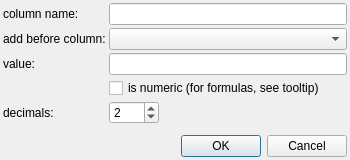
<?xml version="1.0" encoding="UTF-8"?>
<ui version="4.0">
 <class>AddColumnDialog</class>
 <widget class="QDialog" name="AddColumnDialog">
  <property name="geometry">
   <rect>
    <x>0</x>
    <y>0</y>
    <width>350</width>
    <height>160</height>
   </rect>
  </property>
  <property name="minimumSize">
   <size>
    <width>350</width>
    <height>160</height>
   </size>
  </property>
  <property name="windowTitle">
   <string>Add column</string>
  </property>
  <layout class="QGridLayout" name="gridLayout">
   <property name="leftMargin">
    <number>3</number>
   </property>
   <property name="topMargin">
    <number>3</number>
   </property>
   <property name="rightMargin">
    <number>3</number>
   </property>
   <property name="bottomMargin">
    <number>3</number>
   </property>
   <property name="spacing">
    <number>3</number>
   </property>
   <item row="5" column="1">
    <widget class="QSpinBox" name="decimals">
     <property name="minimumSize">
      <size>
       <width>50</width>
       <height>0</height>
      </size>
     </property>
     <property name="value">
      <number>2</number>
     </property>
    </widget>
   </item>
   <item row="2" column="0">
    <widget class="QLabel" name="label_3">
     <property name="text">
      <string>value:</string>
     </property>
    </widget>
   </item>
   <item row="0" column="0">
    <widget class="QLabel" name="label">
     <property name="text">
      <string>column name:</string>
     </property>
    </widget>
   </item>
   <item row="1" column="0">
    <widget class="QLabel" name="label_2">
     <property name="text">
      <string>add before column:</string>
     </property>
    </widget>
   </item>
   <item row="5" column="0">
    <widget class="QLabel" name="label_5">
     <property name="text">
      <string>decimals:</string>
     </property>
    </widget>
   </item>
   <item row="5" column="2">
    <spacer name="horizontalSpacer">
     <property name="orientation">
      <enum>Qt::Orientation::Horizontal</enum>
     </property>
     <property name="sizeHint" stdset="0">
      <size>
       <width>40</width>
       <height>20</height>
      </size>
     </property>
    </spacer>
   </item>
   <item row="4" column="1" colspan="2">
    <widget class="QCheckBox" name="formula">
     <property name="toolTip">
      <string>Hint: To sum up the value in the first two
columns the formula '[0] + [1]' would be used.</string>
     </property>
     <property name="text">
      <string>is numeric (for formulas, see tooltip)</string>
     </property>
    </widget>
   </item>
   <item row="8" column="0" colspan="3">
    <widget class="QDialogButtonBox" name="buttonBox">
     <property name="orientation">
      <enum>Qt::Orientation::Horizontal</enum>
     </property>
     <property name="standardButtons">
      <set>QDialogButtonBox::StandardButton::Cancel|QDialogButtonBox::StandardButton::Ok</set>
     </property>
    </widget>
   </item>
   <item row="2" column="1" colspan="2">
    <widget class="QLineEdit" name="value"/>
   </item>
   <item row="1" column="1" colspan="2">
    <widget class="QComboBox" name="pos_col">
     <property name="sizePolicy">
      <sizepolicy hsizetype="Expanding" vsizetype="Fixed">
       <horstretch>0</horstretch>
       <verstretch>0</verstretch>
      </sizepolicy>
     </property>
    </widget>
   </item>
   <item row="0" column="1" colspan="2">
    <widget class="QLineEdit" name="name"/>
   </item>
   <item row="7" column="0" colspan="3">
    <spacer name="verticalSpacer">
     <property name="orientation">
      <enum>Qt::Orientation::Vertical</enum>
     </property>
     <property name="sizeHint" stdset="0">
      <size>
       <width>20</width>
       <height>40</height>
      </size>
     </property>
    </spacer>
   </item>
  </layout>
 </widget>
 <resources/>
 <connections>
  <connection>
   <sender>buttonBox</sender>
   <signal>accepted()</signal>
   <receiver>AddColumnDialog</receiver>
   <slot>accept()</slot>
   <hints>
    <hint type="sourcelabel">
     <x>248</x>
     <y>254</y>
    </hint>
    <hint type="destinationlabel">
     <x>157</x>
     <y>274</y>
    </hint>
   </hints>
  </connection>
  <connection>
   <sender>buttonBox</sender>
   <signal>rejected()</signal>
   <receiver>AddColumnDialog</receiver>
   <slot>reject()</slot>
   <hints>
    <hint type="sourcelabel">
     <x>316</x>
     <y>260</y>
    </hint>
    <hint type="destinationlabel">
     <x>286</x>
     <y>274</y>
    </hint>
   </hints>
  </connection>
 </connections>
</ui>
